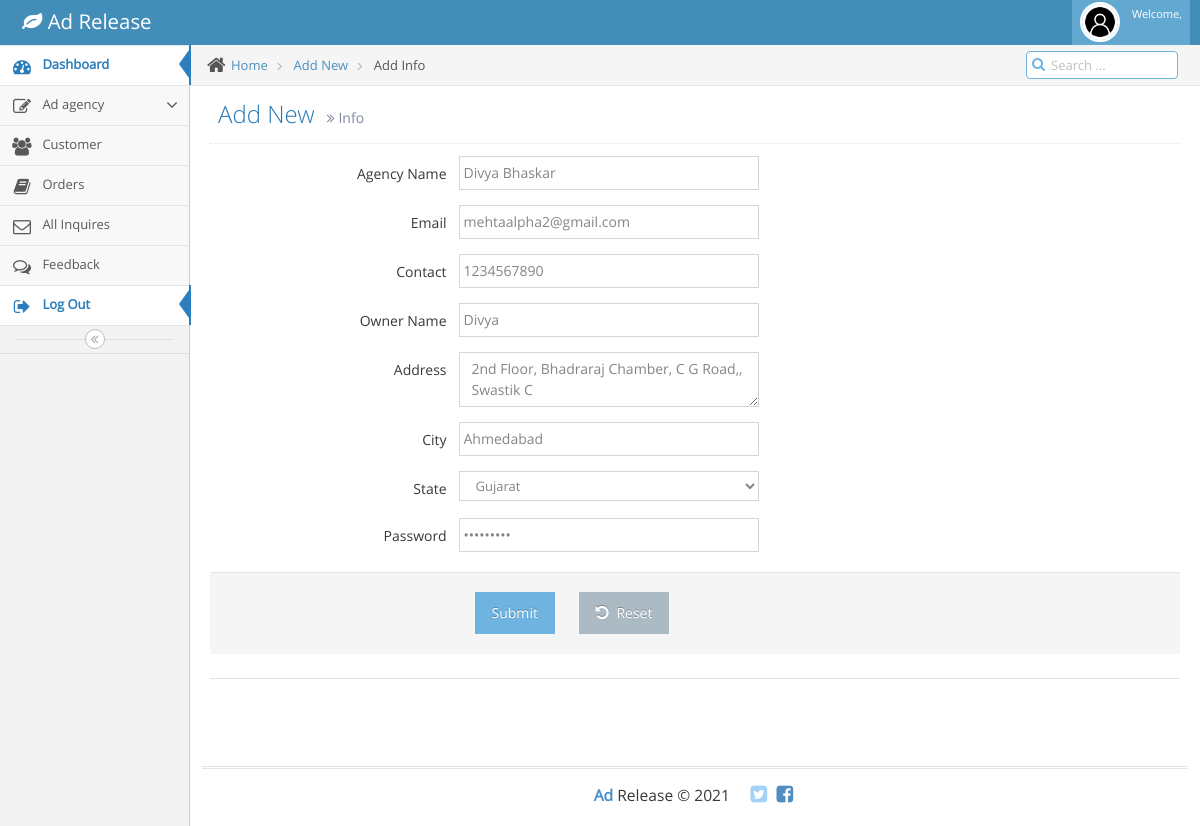
Page /admin/editagencies.php?editid=14 on the committed database.
### tables this page shows
CREATE TABLE `company` (
  `Agency_id` int(20) NOT NULL,
  `Agency_name` varchar(40) NOT NULL,
  `Email` varchar(50) NOT NULL,
  `Contact` bigint(10) NOT NULL,
  `Owner_name` varchar(40) NOT NULL,
  `Established_date` date NOT NULL,
  `Address` varchar(50) NOT NULL,
  `City` varchar(40) NOT NULL,
  `State` varchar(40) NOT NULL,
  `Request_date` date NOT NULL,
  `Password` varchar(40) NOT NULL,
  `Status` varchar(50) NOT NULL
);

### admin/editagencies.php (the view, shortened to what this page needs)
<?php
include 'connection.php';
$editid =$_GET["editid"];
$req = $con->query("select * from company where Agency_id='$editid'");
$row = $req->fetch_object();
$state = $row->State;
?>
<!DOCTYPE html>
<html lang="en">
	<head>
		<link rel="stylesheet" href="assets/css/bootstrap.min.css" />
		<link rel="stylesheet" href="assets/font-awesome/4.5.0/css/font-awesome.min.css" />
		<link rel="stylesheet" href="assets/css/jquery-ui.custom.min.css" />
		<link rel="stylesheet" href="assets/css/chosen.min.css" />
		<link rel="stylesheet" href="assets/css/bootstrap-datepicker3.min.css" />
		<link rel="stylesheet" href="assets/css/bootstrap-timepicker.min.css" />
		<link rel="stylesheet" href="assets/css/daterangepicker.min.css" />
		<link rel="stylesheet" href="assets/css/bootstrap-datetimepicker.min.css" />
		<link rel="stylesheet" href="assets/css/bootstrap-colorpicker.min.css" />
		<link rel="stylesheet" href="assets/css/ace.min.css" class="ace-main-stylesheet" id="main-ace-style" />
		<link rel="stylesheet" href="assets/css/ace-skins.min.css" />
		<link rel="stylesheet" href="assets/css/ace-rtl.min.css" />
	</head>
	<body class="no-skin">
		<?php include 'common/header.php';?>
		<div class="main-container ace-save-state" id="main-container">
			<?php include 'common/sidebar.php';?>
			<div class="main-content">
				<div class="main-content-inner">
					<div class="breadcrumbs ace-save-state" id="breadcrumbs">
						<ul class="breadcrumb">
							<li>
								<i class="ace-icon fa fa-home home-icon"></i>
								<a href="#">Home</a>
							</li>
							<li>
								<a href="#">Add New</a>
							</li>
							<li class="active"> Add Info</li>
						</ul>
						<div class="nav-search" id="nav-search">
							<form class="form-search">
								<span class="input-icon">
									<input type="text" placeholder="Search ..." class="nav-search-input" id="nav-search-input" autocomplete="off" />
									<i class="ace-icon fa fa-search nav-search-icon"></i>
								</span>
							</form>
						</div>
					</div>
					<div class="page-content">
						<div class="page-header">
							<h1>
								Add New
								<small>
									<i class="ace-icon fa fa-angle-double-right"></i>
									Info
								</small>
							</h1>
						</div>
						<div class="row">
							<div class="col-xs-12">
								<form method="post" class="form-horizontal" role="form">
									<div class="form-group">
										<label class="col-sm-3 control-label no-padding-right" for="form-field-1" > Agency Name </label>
										<div class="col-sm-9">
											<input type="text" name="agencyname" id="form-field-1" placeholder=" Enter Agency Name " class="col-xs-10 col-sm-5" value="<?php echo $row->Agency_name;?>" required/>
										</div>
									</div>
									<div class="form-group">
										<label class="col-sm-3 control-label no-padding-right" for="form-field-1"> Email </label>
										<div class="col-sm-9">
											<input type="text" name="email" id="form-field-1" placeholder="Enter Email" class="col-xs-10 col-sm-5" value="<?php echo $row->Email;?>" required />
										</div>
									</div>
										<div class="form-group">
										<label class="col-sm-3 control-label no-padding-right" for="form-field-1"> Contact </label>
										<div class="col-sm-9">
											<input type="text" name="contact" id="form-field-1" placeholder="Enter Contact" class="col-xs-10 col-sm-5" value="<?php echo $row->Contact;?>"  required pattern="[0-9]{10}" title="must be 10 digit"/>
										</div>
									</div>
										<div class="form-group">
										<label class="col-sm-3 control-label no-padding-right" for="form-field-1"> Owner Name </label>
										<div class="col-sm-9">
											<input type="text" name="ownername" id="form-field-1" placeholder="Enter OwnerName" class="col-xs-10 col-sm-5" value="<?php echo $row->Owner_name;?>" required/>
										</div>
									</div>
									<div class="form-group">
										<label class="col-sm-3 control-label no-padding-right" for="form-field-1"> Address </label>
										<div class="col-sm-9">
											<textarea name="address" placeholder="Address" class="col-xs-10 col-sm-5" required><?php echo $row->Address;?></textarea>
										</div>
									</div>
									<div class="form-group">
										<label class="col-sm-3 control-label no-padding-right" for="form-field-1"> City </label>
										<div class="col-sm-9">
											<input type="text" name="city" id="form-field-1" placeholder="Enter City" class="col-xs-10 col-sm-5" value="<?php echo $row->City;?>" required />
										</div>
									</div>
									<div class="form-group">
										<label class="col-sm-3 control-label no-padding-right" for="form-field-1"> State </label>
										<div class="col-sm-9">
											<select class="col-xs-10 col-sm-5" name="state" value="<?php echo $row->State;?>" required>
						                        <option value="Gujarat" <?php if($state=='Gujarat') echo 'selected';?>>Gujarat</option>
											</select>
										</div>
									</div>
									<div class="form-group">
										<label class="col-sm-3 control-label no-padding-right" for="form-field-1"> Password	 </label>
										<div class="col-sm-9">
											<input type="Password" name="password" id="form-field-1" placeholder="Enter Password" class="col-xs-10 col-sm-5" value="<?php echo $row->Password;?>" required />
										</div>
									</div>
									<div class="clearfix form-actions">
										<div class="col-md-offset-3 col-md-9">
											<input type="submit"  name="submit" class="btn btn-info" >
											<button class="btn" type="reset">
												<i class="ace-icon fa fa-undo bigger-110"></i>
												Reset
											</button>
										</div>
									</div>
									<div class="hr hr-24"></div>
									<div class="space-24"></div>
								</form>
							</div>
						</div>
					</div>
				</div>
			</div>
			<?php include 'common/footer.php';?>
		</div>
	</body>
</html>

### rows in the picture
company: agencyname "Divya Bhaskar", email "mehtaalpha2@gmail.com", contact "1234567890", ownername "Divya", address "2nd Floor, Bhadraraj Chamber, C G Road,, Swastik C", city "Ahmedabad", state "Gujarat"
